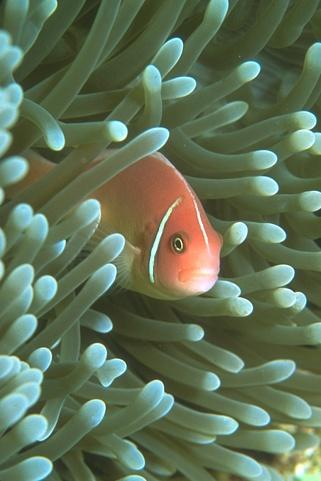
%> input picture eccv2016/images/210088.jpg, 321 x 481 px
$ octave main_baseline_robust_rof_3d.m   (GNU Octave 9; MATLAB toolbox functions it lacks are replaced by stand-ins)
%> lines starting %> are read from the running program, lines starting %| are printed output that depends on the picture
### eccv2016/triang3d_box.m
function [vert, tri] = triang3d_box(t)
%TRIANG3D_BOX Computes a triangulation of a 3d box
%   t is a vector of length l that contains the labels in x, y direction
%   all elements in t x t x t correspond to a vertex of the triangulation

    l = size(t, 2);
    L = l*l*l;
    vert = [repmat([reshape(repmat(t, l, 1), l^2, 1), repmat(t, 1, l)'], l, 1), reshape(repmat(t, l^2, 1), L, 1)];

    T = (l-1)^3*6;
    tri = zeros(T, 4);

    a=1;
    for i=1:l-1
        for j=1:l-1
            for k=1:l-1
                b = (i-1)*l*l + (j-1)*l + k;

                x1 = b;
                x2 = b+1;
                x3 = b+l;
                x4 = b+l+1;
                x5 = b+l^2;
                x6 = b+l^2+1;
                x7 = b+l^2+l;
                x8 = b+l^2+l+1;

                tri(a, :) = [x1, x2, x4, x6];
                a=a+1;
                tri(a, :) = [x4, x3, x1, x6];
                a=a+1;
                tri(a, :) = [x1, x3, x5, x6];
                a=a+1;
                tri(a, :) = [x4, x3, x8, x6];
                a=a+1;
                tri(a, :) = [x3, x7, x5, x6];
                a=a+1;
                tri(a, :) = [x3, x7, x8, x6];
                a=a+1;
            end
        end
    end
end

### eccv2016/main_baseline_robust_rof_3d.m
F_MAX = 1;

f = imread('images/210088.jpg');
%> f is the input picture: size 481x321x3 uint8; mean R, G, B 97.3, 113.6, 86.9
f = imresize(f, 1);
f = im2double(f);
%> f: size 481x321x3 double


%% Truncated quadratic dataterm + TV denoising (see Fig.7) with sublabel lifting
rng(42);

[ny, nx, ~] = size(f);
%> ny = 481; nx = 321
N = nx*ny;
%> N = 154401

% noise parameters
noise_sigma = 0.05; % standard deviation of gaussian noise
noise_sp = 0.25;    % percentage of salt&pepper noise

% add gaussian noise
f_noisy = f + noise_sigma * randn(ny, nx, 3);
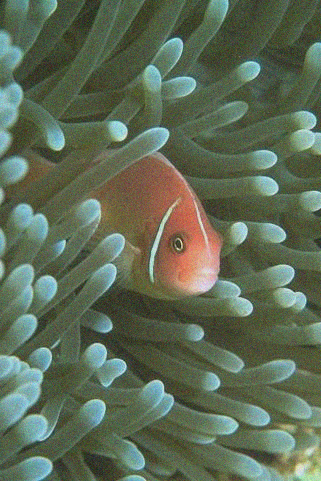
%> f_noisy: size 481x321x3 double; mean R, G, B 0.382, 0.445, 0.341; drawn with min black and max white

% add salt and pepper noise
f_noisy = f_noisy(:);
perm = randperm(N*3);
num_sp = round(N*3 *noise_sp * 0.5);
%> num_sp = 57900
f_noisy(perm(1:num_sp)) = 1;
f_noisy(perm(num_sp+1:2*num_sp)) = 0;
f_noisy = min(max(f_noisy, 0), 1);
f_noisy = reshape(f_noisy, [ny, nx, 3]);
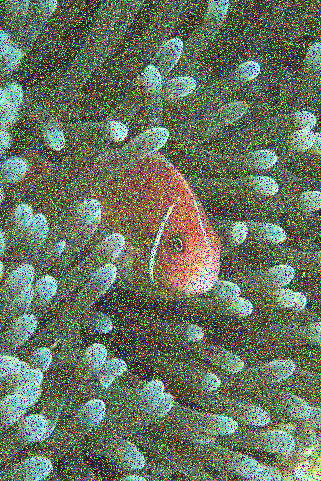
%> f_noisy: size 481x321x3 double; mean R, G, B 0.411, 0.459, 0.381

% parameters
nu = 0.025; % a jump higher than sqrt(0.025) is considered an outlier
lambda = 0.03;
n = 3;

% [4 lines of commented-out code are left out]

l = 4;
t=linspace(0, F_MAX, l);
[vert, tri] = triang3d_box(t);
L = size(vert, 1);
T = size(tri, 1);


dataterm = zeros(ny, nx, l, l, l);

%> (the run ends here)
